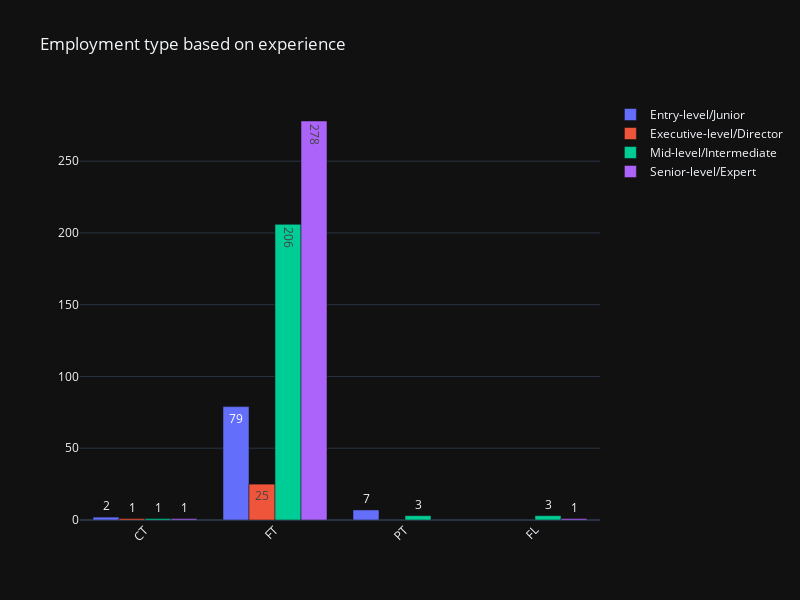

The cell this chart's notebook holds for it:
### Markdown cell above
About remote ratio for each year:
 - fully remote work in 2022 by 72% of companies (maybe because of Covid)

### Code cell
experience_level = df.groupby(['experience_level','employment_type']).size()
fig = go.Figure(data=[
    go.Bar(name='Entry-level/Junior', x=experience_level['EN'].index, y=experience_level['EN'].values,
           text=experience_level['EN'].values),
    go.Bar(name='Executive-level/Director', x=experience_level['EX'].index, y=experience_level['EX'].values,
           text=experience_level['EX'].values),
    go.Bar(name='Mid-level/Intermediate', x=experience_level['MI'].index, y=experience_level['MI'].values,
           text=experience_level['MI'].values),
    go.Bar(name='Senior-level/Expert', x=experience_level['SE'].index, y=experience_level['SE'].values,
           text=experience_level['SE'].values)])
fig.update_layout(xaxis_tickangle=-45, title='Employment type based on experience', template='plotly_dark', width=800, height=600)

fig.show()

### Figure 1 — Plotly figure (JSON) as saved in the notebook; plotly's stock layout.template omitted (floating-point values rounded to 4 significant figures)
{"data": [{"name": "Entry-level/Junior", "text": [2, 79, 7], "type": "bar", "x": ["CT", "FT", "PT"], "y": [2, 79, 7]}, {"name": "Executive-level/Director", "text": [1, 25], "type": "bar", "x": ["CT", "FT"], "y": [1, 25]}, {"name": "Mid-level/Intermediate", "text": [1, 3, 206, 3], "type": "bar", "x": ["CT", "FL", "FT", "PT"], "y": [1, 3, 206, 3]}, {"name": "Senior-level/Expert", "text": [1, 1, 278], "type": "bar", "x": ["CT", "FL", "FT"], "y": [1, 1, 278]}], "layout": {"height": 600, "title": {"text": "Employment type based on experience"}, "width": 800, "xaxis": {"tickangle": -45}}}
